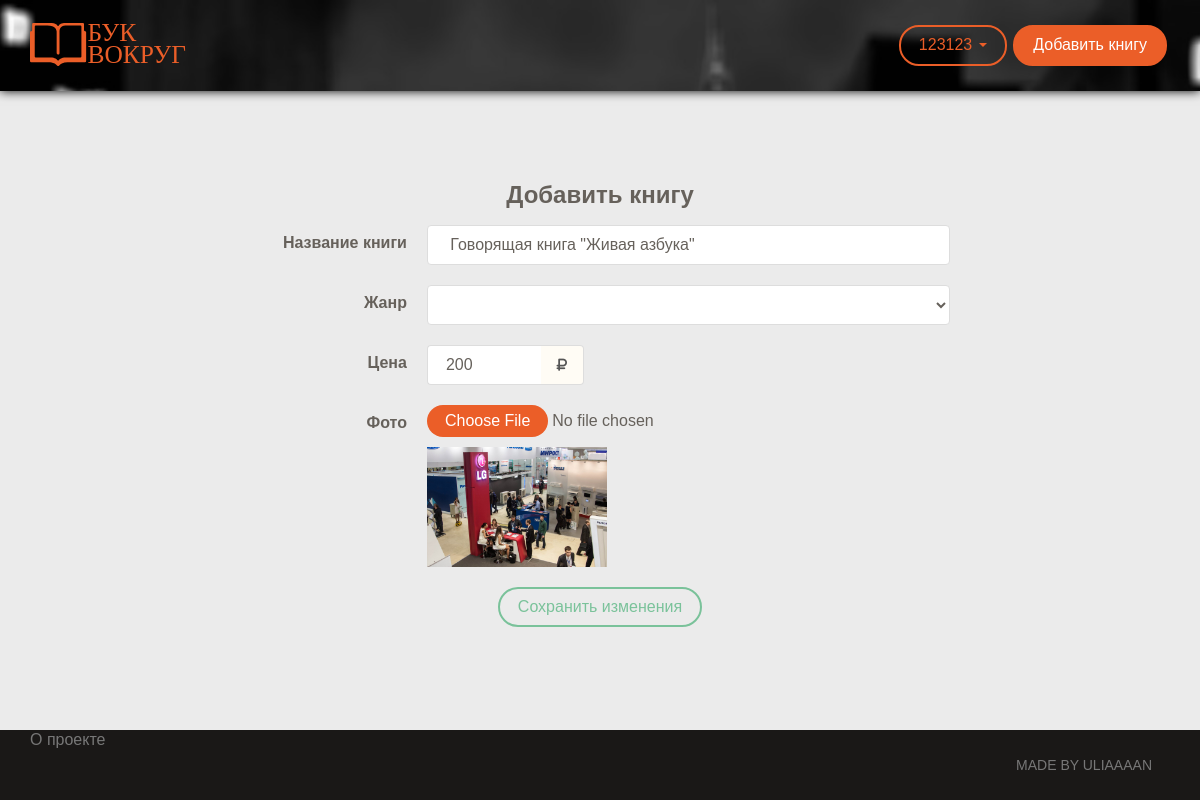
The app's page /settingsbook.php?editbookid=60 (signed in) with its own data.
### tables this page shows
CREATE TABLE `books` (
  `id` int(11) NOT NULL,
  `user_id` varchar(10) NOT NULL,
  `booktitle` varchar(100) NOT NULL,
  `bookgenre_id` varchar(10) NOT NULL,
  `textbook` varchar(500) NOT NULL,
  `price` varchar(10) NOT NULL,
  `imgbookurl` varchar(100) NOT NULL,
  `addtime` varchar(20) NOT NULL,
  `endtime` varchar(20) NOT NULL,
  `city_id` varchar(10) NOT NULL
);

### settingsbook.php (the view, shortened to what this page needs)
<? include ('header.php') ?>
<? if ($_SESSION['userlogin']) { ?>
<section id="add-book" class="section-with-space">
	<div class="container center-block text-center">
		<div class="row">
			<h4 class="text-center">Добавить книгу</h4>
			<form method="post" class="form" enctype="multipart/form-data">
				<div class="form-inline">
					<label>Название книги</label>
					<div class="input-add-book">
						<input name="edittitlebook" type="text" id="addtitlebook" class="form-control second-role" value="<? echo $booktitle; ?>">
					</div>
				</div>
				<div class="form-inline">
					<label>Жанр</label>
					<div class="input-add-book">
						<select name="editbookgenre" class="form-control second-role" id="addgenre">
						 	<? echo '<option value = "'.$book_genre_id.'">'.$book_genre_name.'</option>' ?>
						 	<? echo $getbookgenre_res; ?>
						</select>
					</div>
				</div>
				<div class="form-inline">
					<label>Цена</label>
					<div class="input-add-book">
						<div class="input-group">
	                      <input name="editpricebook" type="text" id="addpricebook" maxlength="7" class="form-control second-role" value="<? echo $book_price; ?>">
	                      <span class="input-group-addon"><i class="fa fa-rub" aria-hidden="true"></i></span>
	                    </div>
					</div>
				</div>
				<div class="form-inline">
					<label>Фото</label>
					<div class="input-add-book">
						<input name="uploadfile" type="file" id="uploadfile" onchange="readURL(this);" />
						<img  src="<? echo $book_imgbookurl; ?>" id="imgwiev"/>
					</div>
				</div>
				<button name="submit" type="submit" id="editbook" class="btn btn-success center-block">Сохранить изменения</button>
			</form>
		</div>
	</div>
</section>
<? } else {
    header("Location: / ");
    } ?>
<? include ('footer.php') ?>

### assets/css/main.css (style rules this page uses)
html { position: relative; min-height: 100%; }
body { margin-bottom: 60px; padding-right: 0px !important; background-color: #EBEBEB; }
#add-book { padding-left: 10px; padding-right: 10px; }
#add-book label { width: 30%; text-align: right; margin-right: 20px; margin-top: 7px; }
.form-inline { max-width: 700px; display: flex; margin: 0 auto; margin-bottom: 20px; }
#add-book .input-group-addon { border-bottom: 1px solid #ddd; border-top: 1px solid #ddd; border-right: 1px solid #ddd; }
.input-add-book { width: 100%; float: left; text-align: left; }
#add-book .form-inline .form-control { width: 100%; }
#add-book .form-inline .input-group { width: 30%; float: left; }
#add-book .form-inline .input-group .input-group-addon, .form-inline .input-group .input-group-btn, .form-inline .input-group .form-control { width: 1px; }
#add-book img { max-width:180px; }
#add-book input[type=file] { padding:0 0 10px 0; }

### records on screen
books: edittitlebook "Говорящая книга \"Живая азбука\"", editpricebook "200", imgbookurl (picture)

### other values on screen
$_SESSION['userlogin'] "123123"
